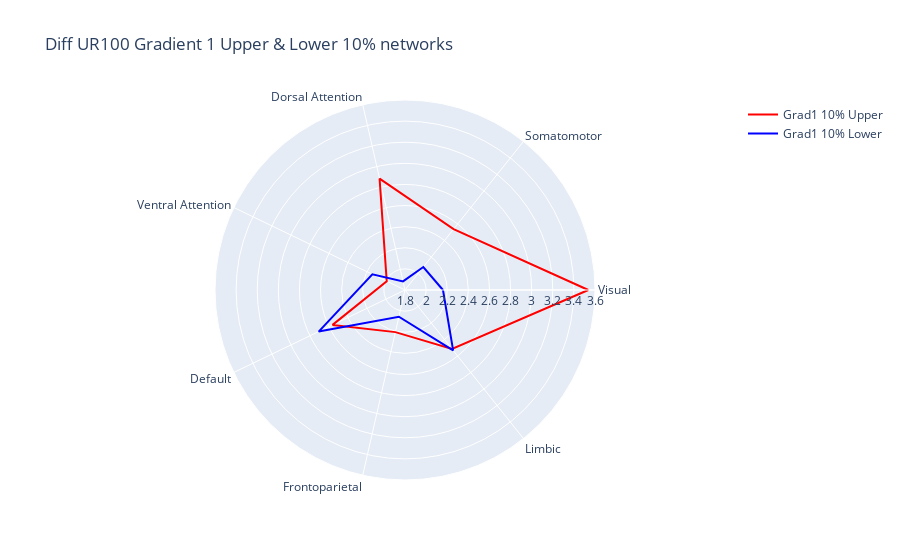

The notebook cell this image was saved under:
### Code cell
fig = go.Figure()

fig.add_trace(go.Scatterpolar(r=grad1_10_network_df['Grad1 10% Upper'].values.tolist() + grad1_10_network_df['Grad1 10% Upper'].values.tolist()[:1], theta=grad1_10_network_df['networks'].tolist() + grad1_10_network_df['networks'].tolist()[:1], mode = 'lines', line_color = 'red', name='Grad1 10% Upper'))
fig.add_trace(go.Scatterpolar(r=grad1_10_network_df['Grad1 10% Lower'].values.tolist() + grad1_10_network_df['Grad1 10% Lower'].values.tolist()[:1], theta=grad1_10_network_df['networks'].tolist() + grad1_10_network_df['networks'].tolist()[:1], mode = 'lines', line_color = 'blue', name='Grad1 10% Lower'))

fig.update_layout(polar=dict(radialaxis=dict(visible=True, range=[1.8, 3.6])),title = 'Diff UR100 Gradient 1 Upper & Lower 10% networks', showlegend=True)

fig.show()
fig.write_image(fig_path+'Diff_UR100_Gradient1_Upper&Lower_10%_networks.png')

### Figure 1 — Plotly figure (JSON) as saved in the notebook; plotly's stock layout.template omitted (floating-point values rounded to 4 significant figures)
{"data": [{"line": {"color": "red"}, "mode": "lines", "name": "Grad1 10% Upper", "r": [3.537, 2.538, 2.882, 1.992, 2.562, 2.209, 2.515, 3.537], "theta": ["Visual", "Somatomotor", "Dorsal Attention", "Ventral Attention", "Default", "Frontoparietal", "Limbic", "Visual"], "type": "scatterpolar"}, {"line": {"color": "blue"}, "mode": "lines", "name": "Grad1 10% Lower", "r": [2.16, 2.078, 1.884, 2.143, 2.708, 2.06, 2.531, 2.16], "theta": ["Visual", "Somatomotor", "Dorsal Attention", "Ventral Attention", "Default", "Frontoparietal", "Limbic", "Visual"], "type": "scatterpolar"}], "layout": {"autosize": true, "polar": {"angularaxis": {"type": "category"}, "radialaxis": {"autorange": false, "range": [1.8, 3.6], "type": "linear", "visible": true}}, "showlegend": true, "title": {"text": "Diff UR100 Gradient 1 Upper & Lower 10% networks"}}}
